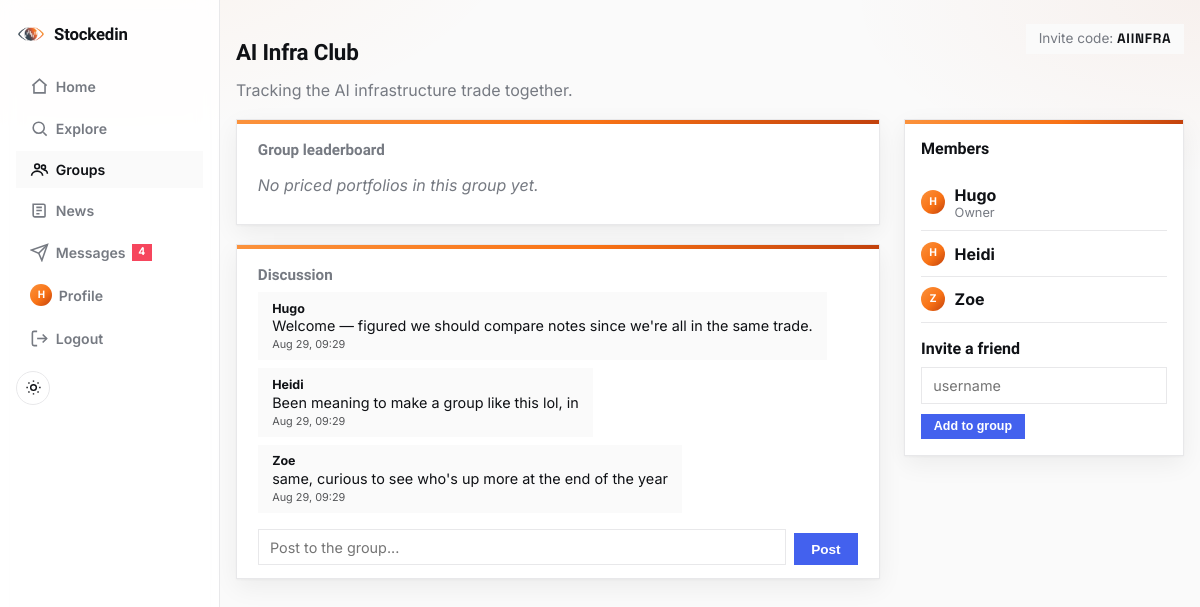
/groups/3 (signed in), run on the app's committed database.
### models.py (models this page shows, shortened)
class User(UserMixin, db.Model):
    __tablename__ = "users"
    id = db.Column(db.Integer, primary_key=True)
    username = db.Column(db.String(32), unique=True, nullable=False, index=True)
    email = db.Column(db.String(120), unique=True, nullable=False)
    password_hash = db.Column(db.String(256), nullable=False)
    bio = db.Column(db.String(200))
    created_at = db.Column(db.DateTime, default=datetime.utcnow, nullable=False)
    university = db.Column(db.String(120), index=True)
    degree = db.Column(db.String(120))
    grad_year = db.Column(db.Integer)
    portfolio = db.relationship(
        "Portfolio",
        back_populates="owner",
        uselist=False,
        cascade="all, delete-orphan",
    )
    likes = db.relationship("Like", back_populates="user", cascade="all, delete-orphan")
    comments = db.relationship(
        "Comment", back_populates="user", cascade="all, delete-orphan"
    )
    predictions = db.relationship(
        "Prediction",
        back_populates="user",
        cascade="all, delete-orphan",
        order_by="Prediction.created_at.desc()",
    )
    group_memberships = db.relationship(
        "GroupMembership", back_populates="user", cascade="all, delete-orphan"
    )
    following = db.relationship(
        "Follow",
        foreign_keys="Follow.follower_id",
        back_populates="follower",
        cascade="all, delete-orphan",
    )
    followers = db.relationship(
        "Follow",
        foreign_keys="Follow.followed_id",
        back_populates="followed",
        cascade="all, delete-orphan",
    )
    @property
    def unread_message_count(self):
        return Message.query.filter_by(recipient_id=self.id, read_at=None).count()

class Group(db.Model):
    __tablename__ = "groups"
    id = db.Column(db.Integer, primary_key=True)
    name = db.Column(db.String(80), nullable=False)
    description = db.Column(db.String(300))
    code = db.Column(db.String(10), unique=True, nullable=False, index=True)
    owner_id = db.Column(db.Integer, db.ForeignKey("users.id"), nullable=False)
    created_at = db.Column(db.DateTime, default=datetime.utcnow, nullable=False)
    owner = db.relationship("User", foreign_keys=[owner_id])
    memberships = db.relationship(
        "GroupMembership",
        back_populates="group",
        cascade="all, delete-orphan",
        order_by="GroupMembership.joined_at",
    )
    messages = db.relationship(
        "GroupMessage",
        back_populates="group",
        cascade="all, delete-orphan",
        order_by="GroupMessage.created_at",
    )
    @property
    def members(self):
        return [m.user for m in self.memberships]
    def has_member(self, user):
        return user is not None and any(m.user_id == user.id for m in self.memberships)

class GroupMessage(db.Model):
    __tablename__ = "group_messages"
    id = db.Column(db.Integer, primary_key=True)
    group_id = db.Column(db.Integer, db.ForeignKey("groups.id"), nullable=False)
    user_id = db.Column(db.Integer, db.ForeignKey("users.id"), nullable=False)
    body = db.Column(db.String(500), nullable=False)
    created_at = db.Column(db.DateTime, default=datetime.utcnow, nullable=False)
    group = db.relationship("Group", back_populates="messages")
    user = db.relationship("User")

### routes_groups.py (the view)
@login_required
def group_detail(group_id):
    group = db.session.get(Group, group_id)
    if group is None:
        abort(404)
    if not group.has_member(current_user):
        abort(403)
    members = group.members
    portfolios = [m.portfolio for m in members if m.portfolio is not None]
    attach_stats(portfolios)
    leaderboard = sorted(
        (p for p in portfolios if p.stats.get("total_gain_loss_pct") is not None),
        key=lambda p: p.stats["total_gain_loss_pct"],
        reverse=True,
    )
    invite_form = GroupInviteForm()
    message_form = GroupMessageForm()
    if message_form.validate_on_submit():
        db.session.add(
            GroupMessage(group_id=group.id, user_id=current_user.id, body=message_form.body.data)
        )
        db.session.commit()
        return redirect(url_for("group_detail", group_id=group.id))
    return render_template(
        "group_detail.html",
        group=group,
        members=members,
        leaderboard=leaderboard,
        invite_form=invite_form,
        message_form=message_form,
    )

### forms.py
class GroupInviteForm(FlaskForm):
    username = StringField("Username to invite", validators=[DataRequired(), Length(max=32)])
    submit = SubmitField("Add to group")

class GroupMessageForm(FlaskForm):
    body = StringField("Message", validators=[DataRequired(), Length(max=500)])
    submit = SubmitField("Post")

### app.py (called while the page is built)
def create_app():
    app = Flask(__name__, instance_relative_config=True)
    app.config.from_object(Config)
    db.init_app(app)
    login_manager.init_app(app)
    csrf.init_app(app)
    routes_auth.register(app)
    routes_portfolio.register(app)
    routes_social.register(app)
    routes_news.register(app)
    routes_messages.register(app)
    routes_discover.register(app)
    routes_groups.register(app)
    routes_predictions.register(app)
    @app.context_processor
    def inject_unread_message_count():
        if current_user.is_authenticated:
            return {"unread_message_count": current_user.unread_message_count}
        return {"unread_message_count": 0}
    return app

### models.py (called while the page is built)
@login_manager.user_loader
def load_user(user_id):
    return db.session.get(User, int(user_id))

    @property
    def cost_basis(self):
        return self.shares * self.buy_price

### prices.py (called while the page is built)
def get_quote(ticker):
    if not ticker:
        return None
    ticker = ticker.strip().upper()
    cached = _cache.get(ticker)
    if cached is not None:
        quote, fetched_at, ok = cached
        ttl = CACHE_TTL_SECONDS if ok else FAILURE_CACHE_TTL_SECONDS
        if time.time() - fetched_at < ttl:
            return quote
    quote = _fetch(ticker)
    _cache[ticker] = (quote, time.time(), quote is not None)
    return quote

def prefetch_quotes(tickers):
    tickers = {t.strip().upper() for t in tickers if t}
    now = time.time()
    def is_fresh(ticker):
        cached = _cache.get(ticker)
        if cached is None:
            return False
        _, fetched_at, ok = cached
        ttl = CACHE_TTL_SECONDS if ok else FAILURE_CACHE_TTL_SECONDS
        return now - fetched_at < ttl
    stale = [t for t in tickers if not is_fresh(t)]
    if not stale:
        return
    with ThreadPoolExecutor(max_workers=min(8, len(stale))) as pool:
        results = pool.map(_fetch, stale)
        for ticker, quote in zip(stale, results):
            _cache[ticker] = (quote, time.time(), quote is not None)

### templates/group_detail.html (shortened to what this page needs)
{% extends "base.html" %}
{% block container_class %}container-wide{% endblock %}
{% block content %}
  <div class="page-header-row">
    <div>
      <h1>{{ group.name }}</h1>
      {% if group.description %}<p class="profile-bio">{{ group.description }}</p>{% endif %}
    </div>
    <span class="group-code">Invite code: <strong>{{ group.code }}</strong></span>
  </div>
  <div class="group-layout">
    <div class="group-main">
      <div class="chart-card">
        <h2 class="chart-title">Group leaderboard</h2>
        {% if leaderboard %}
          <ol class="leaderboard-list">
            {% for p in leaderboard %}
              <li>
                <span class="lb-rank">{{ loop.index }}</span>
                <a class="lb-name" href="{{ url_for('profile', username=p.owner.username) }}">{{ p.owner.username|capitalize }}</a>
                <span class="lb-value {{ 'gain' if p.stats.total_gain_loss_pct >= 0 else 'loss' }}">
                  {{ "+" if p.stats.total_gain_loss_pct >= 0 else "" }}{{ "%.1f"|format(p.stats.total_gain_loss_pct) }}%
                </span>
              </li>
            {% endfor %}
          </ol>
        {% else %}
          <p class="lb-empty">No priced portfolios in this group yet.</p>
        {% endif %}
      </div>
      <div class="chart-card">
        <h2 class="chart-title">Discussion</h2>
        <div class="group-messages">
          {% for m in group.messages %}
            <div class="message-bubble theirs group-message">
              <strong>{{ m.user.username|capitalize }}</strong>
              <p>{{ m.body }}</p>
              <span class="message-time">{{ m.created_at.strftime('%b %d, %H:%M') }}</span>
            </div>
          {% else %}
            <p class="lb-empty">No messages yet — say hello.</p>
          {% endfor %}
        </div>
        <form method="post" class="message-form">
          {{ message_form.body(placeholder="Post to the group...") }}
          {{ message_form.submit(class="btn btn-primary") }}
        </form>
      </div>
    </div>
    <aside class="feed-sidebar">
      <h2 class="sidebar-title">Members</h2>
      <ul class="user-list">
        {% for member in members %}
          <li class="user-row">
            <a class="user-link" href="{{ url_for('profile', username=member.username) }}">
              <span class="avatar avatar-sm">{{ member.username[0]|upper }}</span>
              <span class="user-link-text">
                <strong>{{ member.username|capitalize }}</strong>
                {% if member.id == group.owner_id %}<span class="user-bio">Owner</span>{% endif %}
              </span>
            </a>
          </li>
        {% endfor %}
      </ul>
      {% if current_user.id == group.owner_id %}
        <h2 class="sidebar-title">Invite a friend</h2>
        <form method="post" action="{{ url_for('group_invite', group_id=group.id) }}">
          {{ invite_form.username(placeholder="username", class="sidebar-search") }}
          {{ invite_form.submit(class="btn btn-small btn-primary") }}
        </form>
      {% endif %}
    </aside>
  </div>
{% endblock %}

### templates/base.html (shortened to what this page needs)
<!doctype html>
<html lang="en">
<head>
  <link rel="stylesheet" href="{{ url_for('static', filename='style.css') }}">
</head>
<body>
  <nav class="navbar">
    <a class="brand" href="{{ url_for('feed') if current_user.is_authenticated else url_for('login') }}">
      <img class="brand-mark" src="{{ url_for('static', filename='images/logo-icon.png') }}" alt="">
      Stockedin
    </a>
    <div class="nav-links">
      {% if current_user.is_authenticated %}
        <a href="{{ url_for('feed') }}" class="nav-link {{ 'active' if request.endpoint == 'feed' }}">
          <svg viewBox="0 0 24 24" fill="none" stroke="currentColor" stroke-width="2"><path d="M3 11l9-8 9 8"/><path d="M5 10v10h14V10"/></svg>
          <span>Home</span>
        </a>
        <a href="{{ url_for('explore') }}" class="nav-link {{ 'active' if request.endpoint == 'explore' }}">
          <svg viewBox="0 0 24 24" fill="none" stroke="currentColor" stroke-width="2"><circle cx="11" cy="11" r="7"/><path d="m21 21-4.3-4.3"/></svg>
          <span>Explore</span>
        </a>
        <a href="{{ url_for('groups_home') }}" class="nav-link {{ 'active' if request.endpoint in ('groups_home', 'group_detail', 'group_new', 'group_join') }}">
          <svg viewBox="0 0 24 24" fill="none" stroke="currentColor" stroke-width="2"><circle cx="9" cy="8" r="3"/><path d="M2 20c0-3.3 3.1-6 7-6s7 2.7 7 6"/><circle cx="17" cy="9" r="2.5"/><path d="M17 12.5c2.5 0 5 1.8 5 5"/></svg>
          <span>Groups</span>
        </a>
        <a href="{{ url_for('news') }}" class="nav-link {{ 'active' if request.endpoint == 'news' }}">
          <svg viewBox="0 0 24 24" fill="none" stroke="currentColor" stroke-width="2"><path d="M4 4h13a2 2 0 0 1 2 2v13a1 1 0 0 1-1 1H6a2 2 0 0 1-2-2z"/><path d="M8 8h7M8 12h7M8 16h4"/></svg>
          <span>News</span>
        </a>
        <a href="{{ url_for('inbox') }}" class="nav-link {{ 'active' if request.endpoint in ('inbox', 'thread') }}">
          <svg viewBox="0 0 24 24" fill="none" stroke="currentColor" stroke-width="2"><path d="M22 2 11 13"/><path d="M22 2 15 22l-4-9-9-4z"/></svg>
          <span>Messages</span>
          {% if unread_message_count %}<span class="nav-badge">{{ unread_message_count }}</span>{% endif %}
        </a>
        <a href="{{ url_for('profile', username=current_user.username) }}" class="nav-link {{ 'active' if request.endpoint == 'profile' and request.view_args.username == current_user.username }}">
          <span class="avatar avatar-nav">{{ current_user.username[0]|upper }}</span>
          <span>Profile</span>
        </a>
        <a href="{{ url_for('logout') }}" class="nav-link">
          <svg viewBox="0 0 24 24" fill="none" stroke="currentColor" stroke-width="2"><path d="M9 21H5a2 2 0 0 1-2-2V5a2 2 0 0 1 2-2h4"/><path d="M16 17l5-5-5-5"/><path d="M21 12H9"/></svg>
          <span>Logout</span>
        </a>
      {% else %}
        <a class="nav-link" href="{{ url_for('login') }}"><span>Login</span></a>
        <a class="nav-link" href="{{ url_for('signup') }}"><span>Sign up</span></a>
      {% endif %}
      <button type="button" id="theme-toggle" class="theme-toggle" aria-label="Toggle dark mode">
        <svg class="icon-sun" viewBox="0 0 24 24" fill="none" stroke="currentColor" stroke-width="2"><circle cx="12" cy="12" r="4"/><path d="M12 2v2M12 20v2M4.9 4.9l1.4 1.4M17.7 17.7l1.4 1.4M2 12h2M20 12h2M4.9 19.1l1.4-1.4M17.7 6.3l1.4-1.4"/></svg>
      </button>
    </div>
  </nav>
  <main class="container {% block container_class %}{% endblock %}">
    {% block content %}{% endblock %}
  </main>
</body>
</html>

### data on the page
User: username "H", username "Hugo", shows "Owner"
Group: name "AI Infra Club", description "Tracking the AI infrastructure trade together.", code "AIINFRA"
GroupMessage: user.username "Hugo", body "Welcome — figured we should compare notes since we're all in the same trade.", created_at "Aug 29, 09:29"
GroupMessage: user.username "Heidi", body "Been meaning to make a group like this lol, in", created_at "Aug 29, 09:29"
GroupMessage: user.username "Zoe", body "same, curious to see who's up more at the end of the year", created_at "Aug 29, 09:29"
User: username "H", username "Heidi"
User: username "Z", username "Zoe"

### other printed values
{{ unread_message_count }} "4"
